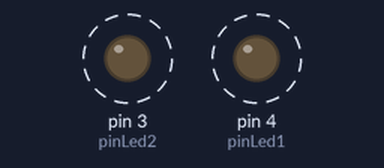
Simulated run of this program. Board: MicroPython board. Shown: output pins drawn as LEDs (lit = HIGH). Dashed ring = blinking.

Above: at 0.05 s.
Timing chart, 0 to 3.0 s (numbered marks = the images above):
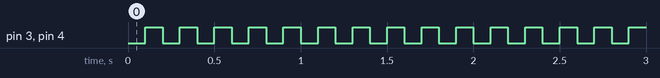

Measured:
- by itself, pin 3 (pinLed2), pin 4 (pinLed1): alternates HIGH for 0.10 s and LOW for 0.10 s

The program:

PuertoSerialContadorTimer.py
```python
import machine
import utime
import _thread

global intContador
intContador = 0

pinLed1 = machine.Pin(4, machine.Pin.OUT)
pinLed2 = machine.Pin(3, machine.Pin.OUT)

objTim1 = machine.Timer()
objTim2 = machine.Timer()

objPuertoSerial0 = machine.UART(0, baudrate = 9600, tx = machine.Pin(0), rx = machine.Pin(1))

def Ya1(arg1):
    global pinLed1
    global intContador

    strContador = str(intContador)
    objPuertoSerial0.write(strContador + '\r\n')
    pinLed1.toggle()

def Ya2(arg1):
    global pinLed1
    global intContador

    intContador += 1
    pinLed2.toggle()

objTim1.init(period = 100, mode = machine.Timer.PERIODIC, callback = Ya1)
# utime.sleep_ms(250)
objTim2.init(period = 100, mode = machine.Timer.PERIODIC, callback = Ya2)
```
